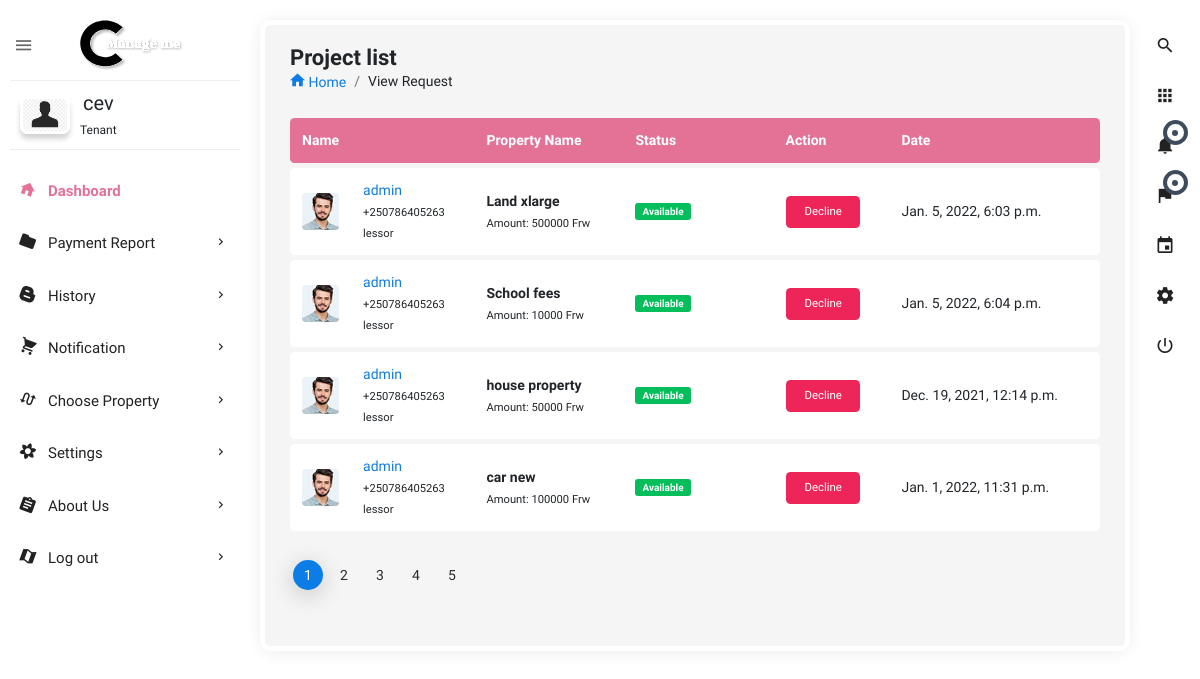
Page /view_request_tenant_all/ (signed in) on the committed database.
### users/models.py (models this page shows, shortened)
class User(AbstractBaseUser):
    user_type = [
        ('lessor', 'lessor'),
        ('tenant', 'tenant'),
    ]
    name = models.CharField(max_length=255, null=False)
    phone_number = PhoneNumberField(unique=True)
    user_image = models.ImageField(upload_to='images/', default='profile.png')
    user_login = models.CharField(max_length=7, choices=user_type, default='lessor', blank=False, null=False)
    is_active = models.BooleanField(default=True)
    staff = models.BooleanField(default=False)
    admin = models.BooleanField(default=False)
    USERNAME_FIELD = 'phone_number'
    REQUIRED_FIELDS = ['name', 'user_login']
    objects = UserManager()
    def __str__(self):
        return self.name
    objects = UserManager()

class Request_Property(models.Model):
    status = [
        ('initial', 'initial'),
        ('request', 'request'),
        ('approved', 'approved'),
        ('denied', 'denied'),
        ('canceled', 'canceled')]
    user_request = models.ForeignKey(user, on_delete=models.CASCADE, related_name='requesting_users', null=False)
    property_requested = models.ForeignKey(Property_registration, on_delete=models.CASCADE, related_name='property_req',
                                           null=False)
    owner_name = models.ForeignKey(user, on_delete=models.CASCADE, related_name='owner_name_property', null=False)
    status_view = models.CharField(max_length=50, choices=status, default='initial')
    time_done = models.DateTimeField(default=now)
    class Meta:
        verbose_name_plural = "Request_Property"
        ordering = ['-id']

class Property_registration(models.Model):
    property_type_p = [
        ('house', 'house'),
        ('car', 'car'),
        ('land', 'land'),
        ('other', 'other')
    ]
    location_name = [
        ('kigali', 'kigali'),
        ('south', 'south'),
        ('east', 'east'),
        ('west', 'west')
    ]
    property_name = models.CharField(max_length=100)
    location = models.CharField(max_length=200, choices=location_name, default='kigali')
    property_type = models.CharField(max_length=200, choices=property_type_p)
    amount_per_month = models.IntegerField(default=10000)
    detail = models.CharField(max_length=250, default='')
    property_image = models.ImageField(blank=True, null=True, upload_to='images')
    available = models.BooleanField(default=True)
    owner_name = models.ForeignKey(user, on_delete=models.CASCADE, related_name='owner', null=False)
    time_added = models.DateTimeField(auto_now_add=True)
    class Meta:
        verbose_name_plural = "Property_registration"
        ordering = ['-id']

### users/views.py (the view)
# urls.py: path('view_request_tenant_all/', views.view_request_tenant_all, name='view_request_tenant_all'),
def view_request_tenant_all(request):
    user = request.user
    view_request_made = Request_Property.objects.filter(user_request=user).order_by('-id')
    context = {
        "notification": view_request_made
    }
    return render(request, 'html/view_request_tenant_all.html', context)

### users/templates/html/view_request_tenant_all.html (shortened to what this page needs)
{% extends 'dashboard-tenant/dashboard.html' %}
{% load static %}
{% block content %}
<section class="content">
    <div class="body_scroll">
        <div class="block-header">
            <div class="row">
                <div class="col-lg-7 col-md-6 col-sm-12">
                    <h2>Project list</h2>
                    <ul class="breadcrumb">
                        <li class="breadcrumb-item"><a href="{% url 'tenant' %}"><i class="zmdi zmdi-home"></i> Home</a></li>
                        <li class="breadcrumb-item">View Request</li>
                    </ul>
                </div>
            </div>
        </div>
        <div class="container-fluid">
            <div class="row clearfix">
                <div class="col-md-12 col-sm-12 col-xs-12">
                    <div class="card project_list">
                        <div class="table-responsive">
                            <table class="table table-hover c_table theme-color">
                                <thead>
                                    <tr>
                                        <th style="width:50px;">Name</th>
                                        <th class="hidden-sm-down"></th>
                                        <th class="hidden-sm-down">Property Name</th>
                                        <th class="hidden-sm-down" width="150px">Status</th>
                                        <th>Action</th>
                                        <th class="hidden-sm-down">Date</th>
                                    </tr>
                                </thead>
                                <tbody>
                                {% for notification in notification %}
                                    <tr>
                                        <a href="index.html">
                                        <td>
                                            <img class="rounded avatar" src="{% static 'dash/assets/images/xs/avatar3.jpg' %}" alt="">
                                        </td>
                                        <td class="hidden-sm-down">
                                            <a class="single-user-name" href="javascript:void(0);">{{notification.property_requested.owner_name}}</a><br>
                                            <small>{{notification.property_requested.owner_name.phone_number}}</small><br>
                                            <small>{{notification.property_requested.owner_name.user_login}}</small>
                                        </td>
                                        <td class="hidden-sm-down">
                                            <strong>{{notification.property_requested.property_name}}</strong><br>
                                            <small>Amount: {{notification.property_requested.amount_per_month}} Frw</small>
                                        </td>
                                        <td class="hidden-sm-down">
                                            <span class="badge badge-success">Available</span>
                                        </td>
                                        <td><a href=""><button class="btn btn-danger waves-effect" type="button">Decline</button></a>
                                        </td>
                                        <td class="hidden-sm-down">{{notification.property_requested.time_added}}</td>
                                        </a>
                                    </tr>
                                {% endfor %}
                                </tbody>
                            </table>
                        </div>
                        <ul class="pagination pagination-primary mt-4">
                            <li class="page-item active"><a class="page-link" href="javascript:void(0);">1</a></li>
                            <li class="page-item"><a class="page-link" href="javascript:void(0);">2</a></li>
                            <li class="page-item"><a class="page-link" href="javascript:void(0);">3</a></li>
                            <li class="page-item"><a class="page-link" href="javascript:void(0);">4</a></li>
                            <li class="page-item"><a class="page-link" href="javascript:void(0);">5</a></li>
                        </ul>
                    </div>
                </div>
            </div>
        </div>
    </div>
</section>
{% endblock %}

### templates/dashboard-tenant/dashboard.html (shortened to what this page needs)
<!doctype html>
{% load static %}
<html class="no-js " lang="en">
<head>
<link rel="stylesheet" href="{% static 'dash/assets/plugins/bootstrap/css/bootstrap.min.css' %}">
<link  rel="stylesheet" href="{% static 'dash/assets/css/style.min.css' %}">
</head>
<body class="theme-blush">
<div class="navbar-right">
    <ul class="navbar-nav">
        <li><a href="{% url 'search_property_tenant' %}" class="main_search" title="Search..."><i class="zmdi zmdi-search"></i></a></li>
        <li class="dropdown">
            <a href="javascript:void(0);" class="dropdown-toggle" title="App" data-toggle="dropdown" role="button"><i class="zmdi zmdi-apps"></i></a>
        </li>
        <li class="dropdown">
            <a href="javascript:void(0);" class="dropdown-toggle" title="Notifications" data-toggle="dropdown" role="button"><i class="zmdi zmdi-notifications"></i>
                <div class="notify"><span class="heartbit"></span><span class="point"></span></div>
            </a>
        </li>
        <li class="dropdown">
            <a href="javascript:void(0);" class="dropdown-toggle" data-toggle="dropdown" role="button"><i class="zmdi zmdi-flag"></i>
            <div class="notify"><span class="heartbit"></span><span class="point"></span></div>
            </a>
        </li>
        <li><a href="javascript:void(0);" class="app_calendar" title="Calendar"><i class="zmdi zmdi-calendar"></i></a></li>
        <li><a href="javascript:void(0);" class="js-right-sidebar" title="Setting"><i class="zmdi zmdi-settings zmdi-hc-spin"></i></a></li>
        <li><a href="{% url 'logout' %}" class="mega-menu" title="Sign Out"><i class="zmdi zmdi-power"></i></a></li>
    </ul>
</div>
<aside id="leftsidebar" class="sidebar">
    <div class="navbar-brand">
        <button class="btn-menu ls-toggle-btn" type="button"><i class="zmdi zmdi-menu"></i></button>
        <a href=""><img src="{% static 'dash/assets/images/managemelogo.svg' %}" width="200" alt="Aero"></a>
    </div>
    <div class="menu">
        <ul class="list">
            <li>
                <div class="user-info">
                    <a class="image" href="{% url 'profile_tenant' %}"><img src="{{ user.user_image.url }}" alt="User"></a>
                    <div class="detail">
                        <h4>{{user}}</h4>
                        <small>Tenant</small>
                    </div>
                </div>
            </li>
            <li  class="active open"><a href="{% url 'tenant' %}"><i class="zmdi zmdi-home"></i><span>Dashboard</span></a></li>
            <li> <a href="javascript:void(0);" class="menu-toggle"><i class="zmdi zmdi-folder"></i><span>Payment Report</span></a>
            </li>
            <li> <a href="javascript:void(0);" class="menu-toggle"><i class="zmdi zmdi-blogger"></i><span>History</span></a>
            </li>
            <li><a href="javascript:void(0);" class="menu-toggle"><i class="zmdi zmdi-shopping-cart"></i><span>Notification</span></a>
            </li>
            <li><a href="{% url 'search_property_tenant' %}" class="menu-toggle"><i class="zmdi zmdi-swap-alt"></i><span>Choose Property</span></a>
            </li>
            <li><a href="javascript:void(0);" class="menu-toggle"><i class="zmdi zmdi-flower"></i><span>Settings</span></a>
            </li>
            <li><a href="javascript:void(0);" class="menu-toggle"><i class="zmdi zmdi-assignment"></i><span>About Us</span></a>
            </li>
            <li class="open_top"><a href="{% url 'logout' %}" class="menu-toggle"><i class="zmdi zmdi-map"></i><span>Log out</span></a>
            </li>
        </ul>
    </div>
</aside>
{% block content %}
{% endblock %}
</body>
</html>

### rows in the picture
User: user_image (placeholder picture), name "cev"
Request_Property: property_requested.owner_name "admin", property_requested.owner_name.phone_number "+250786405263", property_requested.owner_name.user_login "lessor", property_requested.property_name "Land xlarge", property_requested.amount_per_month "500000", property_requested.time_added "Jan. 5, 2022, 6:03 p.m."
Request_Property: property_requested.owner_name "admin", property_requested.owner_name.phone_number "+250786405263", property_requested.owner_name.user_login "lessor", property_requested.property_name "School fees", property_requested.amount_per_month "10000", property_requested.time_added "Jan. 5, 2022, 6:04 p.m."
Request_Property: property_requested.owner_name "admin", property_requested.owner_name.phone_number "+250786405263", property_requested.owner_name.user_login "lessor", property_requested.property_name "house property", property_requested.amount_per_month "50000", property_requested.time_added "Dec. 19, 2021, 12:14 p.m."
Request_Property: property_requested.owner_name "admin", property_requested.owner_name.phone_number "+250786405263", property_requested.owner_name.user_login "lessor", property_requested.property_name "car new", property_requested.amount_per_month "100000", property_requested.time_added "Jan. 1, 2022, 11:31 p.m."
